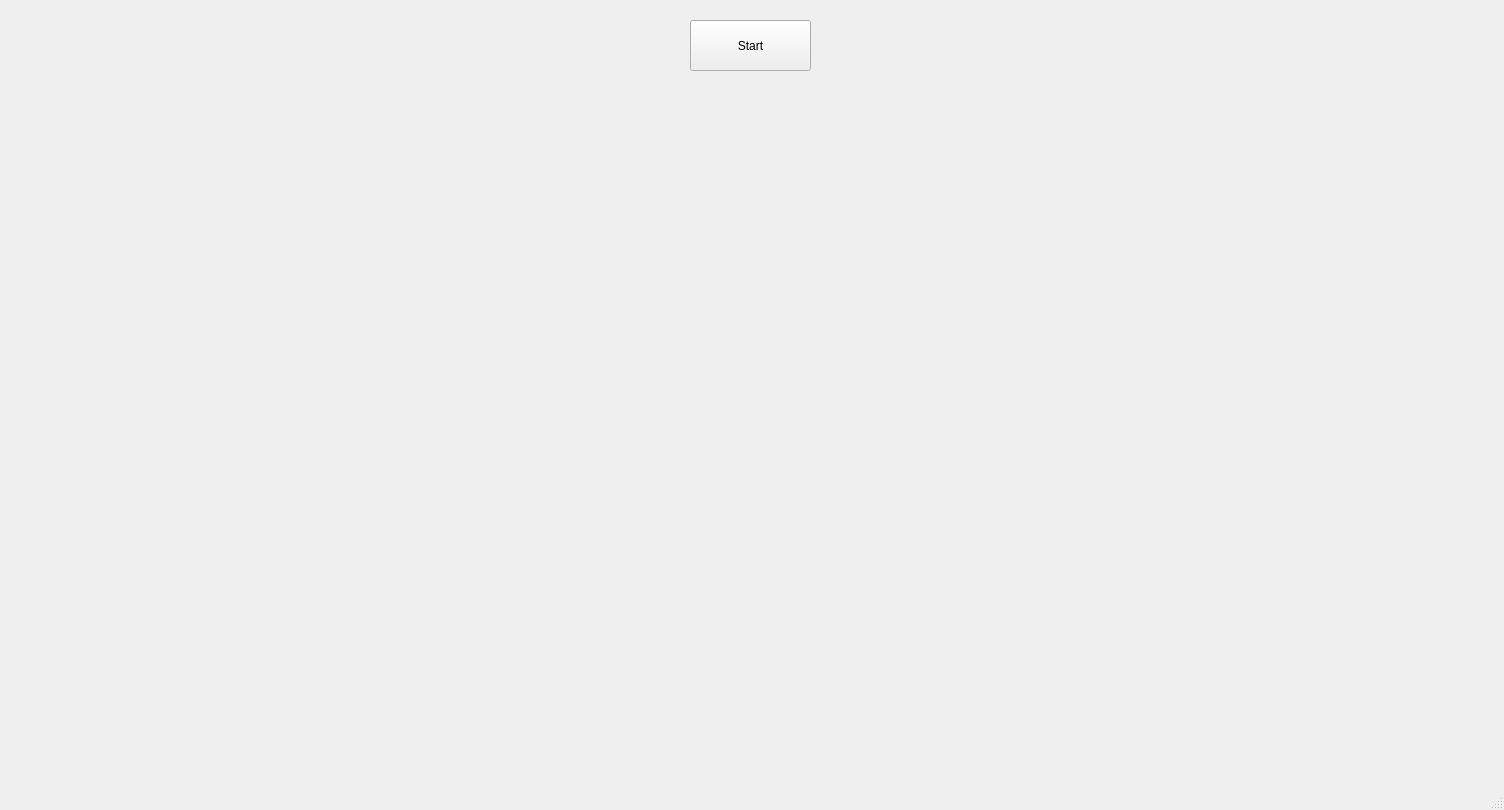
<?xml version="1.0" encoding="UTF-8"?>
<ui version="4.0">
 <class>MainWindow</class>
 <widget class="QMainWindow" name="MainWindow">
  <property name="geometry">
   <rect>
    <x>0</x>
    <y>0</y>
    <width>1504</width>
    <height>810</height>
   </rect>
  </property>
  <property name="windowTitle">
   <string>MainWindow</string>
  </property>
  <widget class="QWidget" name="centralwidget">
   <widget class="QPushButton" name="startButton1">
    <property name="geometry">
     <rect>
      <x>690</x>
      <y>20</y>
      <width>121</width>
      <height>51</height>
     </rect>
    </property>
    <property name="text">
     <string>Start</string>
    </property>
   </widget>
   <widget class="QWidget" name="Cam_2" native="true">
    <property name="geometry">
     <rect>
      <x>760</x>
      <y>90</y>
      <width>731</width>
      <height>661</height>
     </rect>
    </property>
    <property name="autoFillBackground">
     <bool>true</bool>
    </property>
   </widget>
   <widget class="QWidget" name="Cam_1" native="true">
    <property name="enabled">
     <bool>true</bool>
    </property>
    <property name="geometry">
     <rect>
      <x>10</x>
      <y>90</y>
      <width>731</width>
      <height>661</height>
     </rect>
    </property>
    <property name="sizePolicy">
     <sizepolicy hsizetype="Preferred" vsizetype="Preferred">
      <horstretch>0</horstretch>
      <verstretch>0</verstretch>
     </sizepolicy>
    </property>
    <property name="autoFillBackground">
     <bool>true</bool>
    </property>
   </widget>
  </widget>
  <widget class="QMenuBar" name="menubar">
   <property name="geometry">
    <rect>
     <x>0</x>
     <y>0</y>
     <width>1504</width>
     <height>25</height>
    </rect>
   </property>
  </widget>
  <widget class="QStatusBar" name="statusbar"/>
 </widget>
 <resources/>
 <connections/>
</ui>
